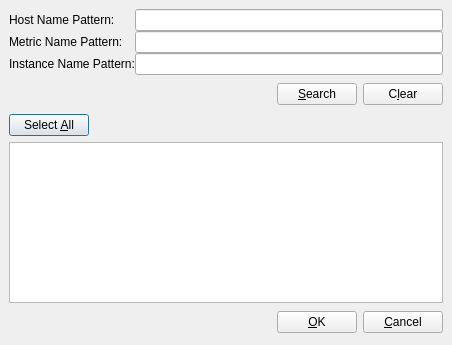
<ui version="4.0" >
 <class>SearchDialog</class>
 <widget class="QDialog" name="SearchDialog" >
  <property name="windowModality" >
   <enum>Qt::WindowModal</enum>
  </property>
  <property name="geometry" >
   <rect>
    <x>0</x>
    <y>0</y>
    <width>452</width>
    <height>345</height>
   </rect>
  </property>
  <property name="sizePolicy" >
   <sizepolicy>
    <hsizetype>0</hsizetype>
    <vsizetype>0</vsizetype>
    <horstretch>0</horstretch>
    <verstretch>0</verstretch>
   </sizepolicy>
  </property>
  <property name="windowTitle" >
   <string>Metric Search</string>
  </property>
  <layout class="QGridLayout" >
   <property name="margin" >
    <number>9</number>
   </property>
   <property name="spacing" >
    <number>6</number>
   </property>
   <item row="0" column="0" >
    <layout class="QGridLayout" >
     <property name="margin" >
      <number>0</number>
     </property>
     <property name="spacing" >
      <number>0</number>
     </property>
     <item row="0" column="0" >
      <widget class="QLabel" name="hostLabel" >
       <property name="text" >
        <string>Host Name Pattern:</string>
       </property>
      </widget>
     </item>
     <item row="1" column="0" >
      <widget class="QLabel" name="metricLabel" >
       <property name="text" >
        <string>Metric Name Pattern:</string>
       </property>
      </widget>
     </item>
     <item row="2" column="0" >
      <widget class="QLabel" name="instanceLabel" >
       <property name="text" >
        <string>Instance Name Pattern:</string>
       </property>
      </widget>
     </item>
     <item row="0" column="1" >
      <widget class="QLineEdit" name="hostPattern" />
     </item>
     <item row="1" column="1" >
      <widget class="QLineEdit" name="metricPattern" />
     </item>
     <item row="2" column="1" >
      <widget class="QLineEdit" name="instancePattern" />
     </item>
    </layout>
   </item>
   <item row="2" column="0" >
    <layout class="QHBoxLayout" >
     <property name="margin" >
      <number>0</number>
     </property>
     <property name="spacing" >
      <number>6</number>
     </property>
     <item>
      <widget class="QPushButton" name="buttonAll" >
       <property name="sizePolicy" >
        <sizepolicy>
         <hsizetype>0</hsizetype>
         <vsizetype>0</vsizetype>
         <horstretch>0</horstretch>
         <verstretch>0</verstretch>
        </sizepolicy>
       </property>
       <property name="text" >
        <string>Select &amp;All</string>
       </property>
      </widget>
     </item>
     <item>
      <widget class="QLabel" name="resultStatus" >
       <property name="text" >
        <string/>
       </property>
      </widget>
     </item>
    </layout>
   </item>
   <item row="1" column="0" >
    <layout class="QHBoxLayout" >
     <property name="margin" >
      <number>0</number>
     </property>
     <property name="spacing" >
      <number>6</number>
     </property>
     <item>
      <spacer>
       <property name="orientation" >
        <enum>Qt::Horizontal</enum>
       </property>
       <property name="sizeHint" >
        <size>
         <width>271</width>
         <height>27</height>
        </size>
       </property>
      </spacer>
     </item>
     <item>
      <widget class="QPushButton" name="buttonSearch" >
       <property name="text" >
        <string>&amp;Search</string>
       </property>
      </widget>
     </item>
     <item>
      <widget class="QPushButton" name="buttonClear" >
       <property name="sizePolicy" >
        <sizepolicy>
         <hsizetype>0</hsizetype>
         <vsizetype>0</vsizetype>
         <horstretch>0</horstretch>
         <verstretch>0</verstretch>
        </sizepolicy>
       </property>
       <property name="text" >
        <string>C&amp;lear</string>
       </property>
      </widget>
     </item>
    </layout>
   </item>
   <item row="3" column="0" >
    <widget class="QListWidget" name="matchList" >
     <property name="selectionMode" >
      <enum>QAbstractItemView::ExtendedSelection</enum>
     </property>
    </widget>
   </item>
   <item row="4" column="0" >
    <layout class="QHBoxLayout" >
     <property name="margin" >
      <number>0</number>
     </property>
     <property name="spacing" >
      <number>6</number>
     </property>
     <item>
      <spacer>
       <property name="orientation" >
        <enum>Qt::Horizontal</enum>
       </property>
       <property name="sizeHint" >
        <size>
         <width>71</width>
         <height>27</height>
        </size>
       </property>
      </spacer>
     </item>
     <item>
      <widget class="QPushButton" name="buttonOk" >
       <property name="text" >
        <string>&amp;OK</string>
       </property>
      </widget>
     </item>
     <item>
      <widget class="QPushButton" name="buttonCancel" >
       <property name="text" >
        <string>&amp;Cancel</string>
       </property>
      </widget>
     </item>
    </layout>
   </item>
  </layout>
 </widget>
 <tabstops>
  <tabstop>hostPattern</tabstop>
  <tabstop>metricPattern</tabstop>
  <tabstop>instancePattern</tabstop>
  <tabstop>buttonSearch</tabstop>
  <tabstop>matchList</tabstop>
  <tabstop>buttonOk</tabstop>
  <tabstop>buttonCancel</tabstop>
  <tabstop>buttonClear</tabstop>
 </tabstops>
 <resources/>
</ui>
